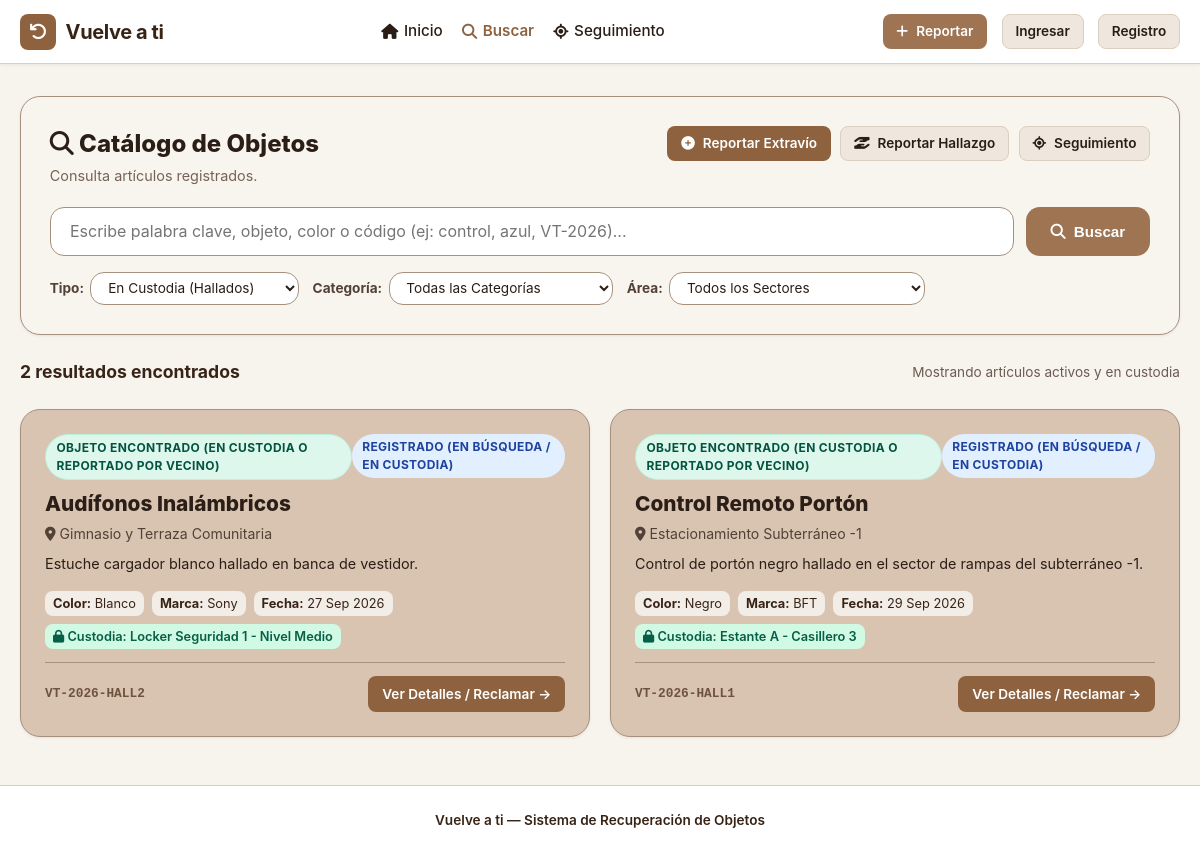
The page /buscar/ on the database its author committed.
### recuperacion/models.py (models this page shows, shortened)
class Objeto(models.Model):
    TIPO_CHOICES = [
        ('perdido', 'Objeto Perdido (Reportado por Dueño)'),
        ('encontrado', 'Objeto Encontrado (En Custodia o Reportado por Vecino)'),
    ]
    ESTADO_CHOICES = [
        ('registrado', 'Registrado (En Búsqueda / En Custodia)'),
        ('en_verificacion', 'En Verificación (Proceso de Cotejo)'),
        ('entregado', 'Entregado al Propietario'),
        ('dado_de_baja', 'Dado de Baja / Descartado'),
    ]
    codigo_seguimiento = models.CharField(
        max_length=20,
        unique=True,
        default=generar_codigo_seguimiento
    )
    tipo_registro = models.CharField(max_length=20, choices=TIPO_CHOICES)
    usuario_reporta = models.ForeignKey(
        Usuario,
        on_delete=models.SET_NULL,
        null=True,
        blank=True,
        related_name='objetos_reportados',
        help_text="Usuario registrado que reporta (null si es reporte de invitado/visitante)"
    )
    es_invitado = models.BooleanField(
        default=False,
        help_text="Indica si el reporte fue registrado por un visitante o usuario no autenticado"
    )
    contacto_nombre = models.CharField(
        max_length=120,
        blank=True,
        default='',
        help_text="Nombre completo de contacto para reportes de invitados"
    )
    contacto_email = models.EmailField(
        blank=True,
        default='',
        help_text="Correo electrónico de contacto para avisos"
    )
    contacto_telefono = models.CharField(
        max_length=30,
        blank=True,
        default='',
        help_text="Teléfono o WhatsApp de contacto"
    )
    categoria = models.ForeignKey(CategoriaObjeto, on_delete=models.PROTECT)
    subcategoria = models.CharField(
        max_length=100,
        help_text="Ejemplo: Control Remoto Portón, Audífonos Sony, Tarjeta bip"
    )
    color_principal = models.CharField(
        max_length=50,
        help_text="Ejemplo: Negro, Azul marino, Plateado, Rojo"
    )
    marca = models.CharField(max_length=80, blank=True, default='')
    ubicacion = models.ForeignKey(
        Recinto,
        on_delete=models.PROTECT,
        related_name='objetos_registrados',
        help_text="Área o sector del edificio donde ocurrió el hallazgo o extravío"
    )
    ubicacion_bodega = models.CharField(
        max_length=100,
        blank=True,
        default='',
        help_text="Casillero, locker o estante físico en recepción (solo para objetos encontrados)"
    )
    descripcion_publica = models.TextField(
        help_text="Detalles generales visibles para la búsqueda sin exponer información crítica"
    )
    clave_verificacion_privada = models.TextField(
        help_text="Detalle exclusivo e invisible públicamente para validar pertenencia (ej: stickers, roturas internas, número serial)"
    )
    fecha_suceso = models.DateField(
        help_text="Fecha aproximada en que se perdió o se encontró el objeto"
    )
    fecha_registro = models.DateTimeField(auto_now_add=True)
    estado = models.CharField(max_length=25, choices=ESTADO_CHOICES, default='registrado')
    token_retiro = models.CharField(
        max_length=6,
        default=generar_token_retiro,
        help_text="Código numérico de 6 dígitos para retiro seguro en mesón"
    )
    entregado_a = models.ForeignKey(
        Usuario,
        on_delete=models.SET_NULL,
        null=True,
        blank=True,
        related_name='objetos_recibidos'
    )
    entregado_por = models.ForeignKey(
        Usuario,
        on_delete=models.SET_NULL,
        null=True,
        blank=True,
        related_name='objetos_entregados_por'
    )
    fecha_entrega = models.DateTimeField(null=True, blank=True)
    observaciones_entrega = models.TextField(blank=True, default='')
    class Meta:
        verbose_name = "Objeto"
        verbose_name_plural = "Objetos"
        ordering = ['-fecha_registro']

class Recinto(models.Model):
    TIPO_CHOICES = [
        ('area_comun', 'Área Común / Tránsito'),
        ('punto_custodia', 'Punto de Custodia / Bodega / Conserjería'),
    ]
    nombre = models.CharField(max_length=120)
    tipo = models.CharField(max_length=20, choices=TIPO_CHOICES, default='area_comun')
    descripcion = models.TextField(blank=True)
    encargado = models.ForeignKey(
        Usuario,
        on_delete=models.SET_NULL,
        null=True,
        blank=True,
        related_name='recintos_a_cargo'
    )
    activo = models.BooleanField(default=True)
    class Meta:
        verbose_name = "Recinto o Ubicación"
        verbose_name_plural = "Recintos y Ubicaciones"
        ordering = ['nombre']

### recuperacion/views.py (the view, shortened to what this page needs)
# urls.py: path('buscar/', views.buscar_objetos, name='buscar_objetos'),
def buscar_objetos(request):
    query = request.GET.get('q', '').strip()
    categoria_id = request.GET.get('categoria', '')
    ubicacion_id = request.GET.get('ubicacion', '')
    tipo_filtro = request.GET.get('tipo', 'encontrado')  # Por defecto busca objetos en custodia
    objetos = Objeto.objects.filter(estado__in=['registrado', 'en_verificacion'])
    if tipo_filtro in ['perdido', 'encontrado']:
        objetos = objetos.filter(tipo_registro=tipo_filtro)
    if categoria_id:
        objetos = objetos.filter(categoria_id=categoria_id)
    if ubicacion_id:
        objetos = objetos.filter(ubicacion_id=ubicacion_id)
    categorias = CategoriaObjeto.objects.all()
    recintos = Recinto.objects.filter(activo=True)
    return render(request, 'recuperacion/buscar.html', {
        'objetos': objetos,
        'categorias': categorias,
        'recintos': recintos,
        'query': query,
        'categoria_sel': categoria_id,
        'ubicacion_sel': ubicacion_id,
        'tipo_filtro': tipo_filtro,
        'total_resultados': objetos.count(),
    })

### recuperacion/context_processors.py (called while the page is built)
def notificaciones_context(request):
    if request.user.is_authenticated:
        no_leidas = Notificacion.objects.filter(usuario=request.user, leida=False).order_by('-fecha_creacion')
        return {
            'notificaciones_no_leidas': no_leidas[:5],
            'conteo_notificaciones': no_leidas.count(),
        }
    return {
        'notificaciones_no_leidas': [],
        'conteo_notificaciones': 0,
    }

### templates/recuperacion/buscar.html (shortened to what this page needs)
{% extends 'base.html' %}
{% load static %}
{% block content %}
<div style="display: flex; flex-direction: column; gap: 1.5rem;">
  <div class="card" style="background-color: #F8F4EE; border: 1px solid var(--color-border-dark); padding: 1.8rem; border-radius: var(--radius-lg);">
    <div style="margin-bottom: 1.25rem; display: flex; justify-content: space-between; align-items: flex-start; flex-wrap: wrap; gap: 1rem;">
      <div>
        <h2 style="font-size: 1.5rem; font-weight: 800; color: #2B1E16; margin-bottom: 0.2rem;">
          <i class="fa-solid fa-magnifying-glass"></i> Catálogo de Objetos
        </h2>
        <p style="font-size: 0.9rem; color: #756356; margin: 0;">
          Consulta artículos registrados.
        </p>
      </div>
      <div style="display: flex; gap: 0.6rem; flex-wrap: wrap;">
        <a href="{% url 'reportar_perdido' %}" class="btn btn-primary btn-sm" style="background-color: var(--color-primary); color: #FFF;">
          <i class="fa-solid fa-plus-circle"></i> Reportar Extravío
        </a>
        <a href="{% url 'reportar_hallazgo' %}" class="btn btn-secondary btn-sm">
          <i class="fa-solid fa-hand-holding-hand"></i> Reportar Hallazgo
        </a>
        <a href="{% url 'consultar_seguimiento' %}" class="btn btn-secondary btn-sm" title="Consultar por código de seguimiento">
          <i class="fa-solid fa-location-crosshairs"></i> Seguimiento
        </a>
      </div>
    </div>
    <form method="GET" style="display: flex; flex-direction: column; gap: 1rem;">
      <div style="display: flex; gap: 0.75rem;">
        <input
          type="text"
          name="q"
          value="{{ query }}"
          placeholder="Escribe palabra clave, objeto, color o código (ej: control, azul, VT-2026)..."
          class="form-control"
          style="font-size: 1rem; padding: 0.85rem 1.2rem; background: #FFF;"
        >
        <button type="submit" class="btn btn-primary" style="padding: 0 1.5rem;">
          <i class="fa-solid fa-search"></i> Buscar
        </button>
      </div>
      <div style="display: flex; gap: 0.85rem; flex-wrap: wrap; align-items: center;">
        <div style="display: flex; align-items: center; gap: 0.4rem;">
          <span style="font-size: 0.85rem; font-weight: 700; color: #524136;">Tipo:</span>
          <select name="tipo" class="form-select" style="width: auto; padding: 0.4rem 0.8rem; font-size: 0.85rem;">
            <option value="encontrado" {% if tipo_filtro == 'encontrado' %}selected{% endif %}>En Custodia (Hallados)</option>
          </select>
        </div>
        <div style="display: flex; align-items: center; gap: 0.4rem;">
          <span style="font-size: 0.85rem; font-weight: 700; color: #524136;">Categoría:</span>
          <select name="categoria" class="form-select" style="width: auto; padding: 0.4rem 0.8rem; font-size: 0.85rem;">
            <option value="">Todas las Categorías</option>
          </select>
        </div>
        <div style="display: flex; align-items: center; gap: 0.4rem;">
          <span style="font-size: 0.85rem; font-weight: 700; color: #524136;">Área:</span>
          <select name="ubicacion" class="form-select" style="width: auto; padding: 0.4rem 0.8rem; font-size: 0.85rem;">
            <option value="">Todos los Sectores</option>
          </select>
        </div>
      </div>
    </form>
  </div>
  <div style="display: flex; justify-content: space-between; align-items: center;">
    <h3 style="font-size: 1.1rem; color: var(--color-primary-dark); font-weight: 700;">
      {{ total_resultados }} resultado{{ total_resultados|pluralize }} encontrado{{ total_resultados|pluralize }}
    </h3>
    <span style="font-size: 0.85rem; color: var(--color-text-muted);">
      Mostrando artículos activos y en custodia
    </span>
  </div>
  {% if objetos %}
    <div class="grid-2">
      {% for obj in objetos %}
        <div class="card card-beige" style="border-radius: var(--radius-lg); padding: 1.5rem; display: flex; flex-direction: column; justify-content: space-between; transition: transform 0.2s; box-shadow: var(--shadow-sm);">
          <div>
            <div style="display: flex; justify-content: space-between; align-items: flex-start; margin-bottom: 0.5rem;">
              <span class="badge {% if obj.tipo_registro == 'perdido' %}badge-perdido{% else %}badge-encontrado{% endif %}">
                {{ obj.get_tipo_registro_display }}
              </span>
              <span class="badge badge-{{ obj.estado }}">
                {{ obj.get_estado_display }}
              </span>
            </div>
            <h3 style="font-size: 1.3rem; font-weight: 800; color: #2B1E16; margin-bottom: 0.25rem;">
              {{ obj.subcategoria }}
            </h3>
            <div style="font-size: 0.88rem; color: #524136; margin-bottom: 0.6rem;">
              <i class="fa-solid fa-location-dot"></i> {{ obj.ubicacion.nombre }}
            </div>
            <p style="font-size: 0.9rem; line-height: 1.45; color: #2B1E16; margin-bottom: 1rem;">
              {{ obj.descripcion_publica|truncatewords:25 }}
            </p>
            <div style="display: flex; gap: 0.5rem; flex-wrap: wrap; margin-bottom: 0.8rem; font-size: 0.8rem;">
              <span style="background: rgba(255,255,255,0.7); padding: 3px 8px; border-radius: var(--radius-sm);">
                <strong>Color:</strong> {{ obj.color_principal }}
              </span>
              {% if obj.marca %}
                <span style="background: rgba(255,255,255,0.7); padding: 3px 8px; border-radius: var(--radius-sm);">
                  <strong>Marca:</strong> {{ obj.marca }}
                </span>
              {% endif %}
              <span style="background: rgba(255,255,255,0.7); padding: 3px 8px; border-radius: var(--radius-sm);">
                <strong>Fecha:</strong> {{ obj.fecha_suceso|date:"d M Y" }}
              </span>
              {% if obj.ubicacion_bodega %}
                <span style="background: #D1FAE5; color: #065F46; padding: 3px 8px; border-radius: var(--radius-sm); font-weight: 600;">
                  <i class="fa-solid fa-lock"></i> Custodia: {{ obj.ubicacion_bodega }}
                </span>
              {% endif %}
            </div>
          </div>
          <div style="border-top: 1px solid var(--color-border-dark); padding-top: 0.85rem; display: flex; justify-content: space-between; align-items: center;">
            <span style="font-family: monospace; font-size: 0.8rem; color: #6E533F; font-weight: 700;">
              {{ obj.codigo_seguimiento }}
            </span>
            <a href="{% url 'detalle_objeto' obj.id %}" class="btn btn-primary btn-sm" style="background-color: #8F623F;">
              Ver Detalles / Reclamar &rarr;
            </a>
          </div>
        </div>
      {% endfor %}
    </div>
  {% endif %}
</div>
{% endblock %}

### static/css/styles.css (style rules this page uses)
:root { --color-bg: #F7F3ED; --color-surface: #FFFFFF; --color-surface-soft: #EFE7DE; --color-card-beige: #D9C4B2; --color-card-brown: #9E7453; --color-primary: #8F623F; --color-primary-hover: #754E2F; --color-primary-dark: #382417; --color-text-main: #2A1D15; --color-text-muted: #6B5B50; --color-border: #DBCDBF; --color-border-dark: #A6917E; --color-success: #15803D; --color-warning: #B45309; --color-danger: #B91C1C; --color-info: #0284C7; --radius-sm: 8px; --radius-md: 14px; --radius-lg: 20px; --radius-pill: 9999px; --shadow-sm: 0 1px 3px rgba(56, 36, 23, 0.07); --shadow-md: 0 4px 14px rgba(56, 36, 23, 0.1); --shadow-lg: 0 10px 25px rgba(56, 36, 23, 0.15); }
* { box-sizing: border-box; margin: 0; padding: 0; }
body { font-family: -apple-system, BlinkMacSystemFont, "Segoe UI", Roboto, Helvetica, Arial, sans-serif; background-color: var(--color-bg); color: var(--color-text-main); line-height: 1.5; min-height: 100vh; display: flex; flex-direction: column; }
.btn { display: inline-flex; align-items: center; justify-content: center; gap: 0.5rem; padding: 0.65rem 1.25rem; font-size: 0.95rem; font-weight: 600; border-radius: var(--radius-md); border: 1px solid transparent; cursor: pointer; text-decoration: none; transition: all 0.2s ease; }
.btn-primary { background-color: var(--color-card-brown); color: #FFF; }
.btn-secondary { background-color: var(--color-surface-soft); color: var(--color-text-main); border-color: var(--color-border); }
.btn-sm { padding: 0.4rem 0.8rem; font-size: 0.85rem; border-radius: var(--radius-sm); }
.card { background-color: var(--color-surface); border: 1px solid var(--color-border); border-radius: var(--radius-md); padding: 1.5rem; box-shadow: var(--shadow-sm); }
.card-beige { background-color: var(--color-card-beige); border: 1px solid var(--color-border-dark); color: var(--color-primary-dark); }
.badge { display: inline-flex; align-items: center; padding: 0.25rem 0.65rem; font-size: 0.75rem; font-weight: 700; text-transform: uppercase; border-radius: var(--radius-pill); letter-spacing: 0.03em; }
.badge-encontrado { background-color: #DEF7EC; color: #03543F; border: 1px solid #BCF0DA; }
.badge-registrado { background-color: #E1EFFE; color: #1E429F; }
.form-control, .form-select { width: 100%; padding: 0.75rem 1rem; font-size: 0.95rem; background-color: #FFF; border: 1px solid var(--color-border-dark); border-radius: var(--radius-md); color: var(--color-text-main); transition: border-color 0.2s, box-shadow 0.2s; font-family: inherit; }
.grid-2 { display: grid; grid-template-columns: repeat(2, 1fr); gap: 1.25rem; }

### rows shown on the page
Objeto: tipo_registro "OBJETO ENCONTRADO (EN CUSTODIA O REPORTADO POR VECINO)", estado "REGISTRADO (EN BÚSQUEDA / EN CUSTODIA)", subcategoria "Audífonos Inalámbricos", ubicacion.nombre "Gimnasio y Terraza Comunitaria", descripcion_publica "Estuche cargador blanco hallado en banca de vestidor.", color_principal "Blanco", marca "Sony", fecha_suceso "27 Sep 2026", ubicacion_bodega "Locker Seguridad 1 - Nivel Medio", codigo_seguimiento "VT-2026-HALL2"
Objeto: tipo_registro "OBJETO ENCONTRADO (EN CUSTODIA O REPORTADO POR VECINO)", estado "REGISTRADO (EN BÚSQUEDA / EN CUSTODIA)", subcategoria "Control Remoto Portón", ubicacion.nombre "Estacionamiento Subterráneo -1", descripcion_publica "Control de portón negro hallado en el sector de rampas del subterráneo -1.", color_principal "Negro", marca "BFT", fecha_suceso "29 Sep 2026", ubicacion_bodega "Estante A - Casillero 3", codigo_seguimiento "VT-2026-HALL1"

### other values the page prints
{{ total_resultados }} "2"
